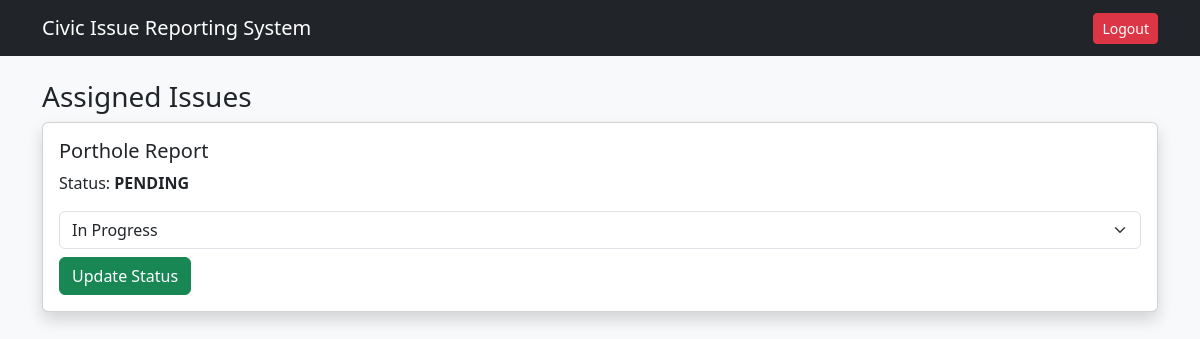
Before: /authority/ (signed in) with the older database file.
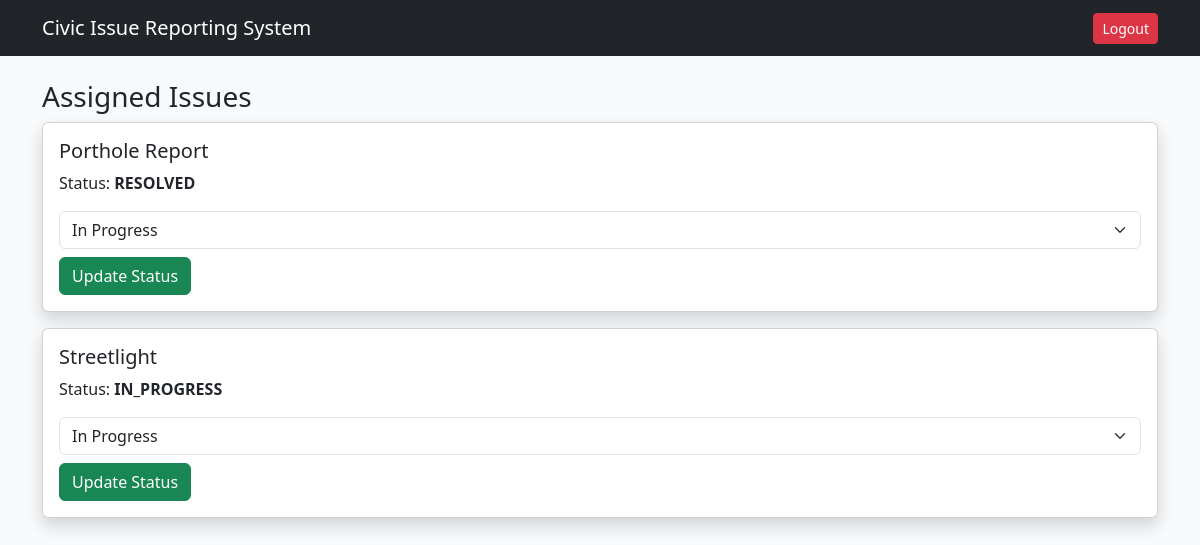
After: the same page with the newer database file.
### issues/models.py (models this page shows, shortened)
class Issue(models.Model):
    CATEGORY_CHOICES = [
        ('POTHOLE', 'Pothole'),
        ('GARBAGE', 'Garbage'),
        ('WATER', 'Water Leakage'),
        ('STREETLIGHT', 'Street Light'),
        ('DRAINAGE', 'Drainage'),
        ('OTHER', 'Other'),
    ]
    STATUS_CHOICES = [
        ('PENDING', 'Pending'),
        ('IN_PROGRESS', 'In Progress'),
        ('RESOLVED', 'Resolved'),
    ]
    user = models.ForeignKey(User, on_delete=models.CASCADE)
    title = models.CharField(max_length=100)
    description = models.TextField()
    image = models.ImageField(upload_to='issue_images/', null=True, blank=True)
    category = models.CharField(max_length=20, choices=CATEGORY_CHOICES)
    status = models.CharField(max_length=20, choices=STATUS_CHOICES, default='PENDING')
    latitude = models.FloatField()
    longitude = models.FloatField()
    priority = models.IntegerField(default=0)
    assigned_to = models.ForeignKey(
        User,
        on_delete=models.SET_NULL,
        null=True,
        blank=True,
        related_name="assigned_issues"
    )
    created_at = models.DateTimeField(auto_now_add=True)
    updated_at = models.DateTimeField(auto_now=True)

### issues/views.py (the view)
# urls.py: path('authority/', views.authority_dashboard, name='authority_dashboard'),
@staff_member_required
def authority_dashboard(request):
    issues = Issue.objects.filter(assigned_to=request.user)
    return render(request, 'authority/dashboard.html', {'issues': issues})

### issues/templates/authority/dashboard.html (shortened to what this page needs)
{% extends "base.html" %}
{% block content %}
<h3>Assigned Issues</h3>
{% for issue in issues %}
<div class="card mb-3 shadow">
    <div class="card-body">
        <h5>{{ issue.title }}</h5>
        <p>Status: <strong>{{ issue.status }}</strong></p>
        <form method="post" action="{% url 'update_status' issue.id %}">
            <select name="status" class="form-select mb-2">
                <option value="IN_PROGRESS">In Progress</option>
            </select>
            <button class="btn btn-success">Update Status</button>
        </form>
    </div>
</div>
{% empty %}
<p>No assigned issues.</p>
{% endfor %}
{% endblock %}

Changed rows visible on the page:
changed Issue "Porthole Report": status "PENDING" → "RESOLVED"
added Issue: title "Streetlight", status "IN_PROGRESS"
